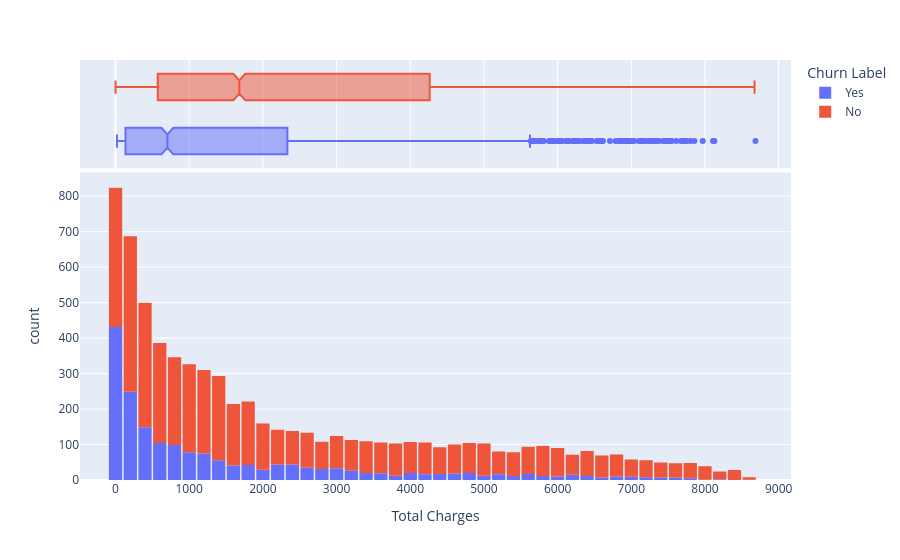

This figure's notebook cell:
### Markdown cell above
Churned customers usually have lower tenure
ie. As tenure increases → churn decreasess

### Code cell
fig = px.histogram(df,marginal="box",x="Total Charges",color="Churn Label")
fig.update_layout(bargap = 0.1)
fig.show()

### Figure 1 — Plotly figure (JSON) as saved in the notebook; plotly's stock layout.template omitted (floating-point values rounded to 4 significant figures; data arrays with more than 128 entries replaced by an {"elided": "..."} marker saying what was removed)
{"data": [{"bingroup": "x", "hovertemplate": "Churn Label=Yes<br>Total Charges=%{x}<br>count=%{y}<extra></extra>", "legendgroup": "Yes", "marker": {"color": "#636efa", "pattern": {"shape": ""}}, "name": "Yes", "orientation": "v", "showlegend": true, "type": "histogram", "x": {"elided": "1869 float values"}, "xaxis": "x", "yaxis": "y"}, {"hovertemplate": "Churn Label=Yes<br>Total Charges=%{x}<extra></extra>", "legendgroup": "Yes", "marker": {"color": "#636efa"}, "name": "Yes", "notched": true, "showlegend": false, "type": "box", "x": {"elided": "1869 float values"}, "xaxis": "x2", "yaxis": "y2"}, {"bingroup": "x", "hovertemplate": "Churn Label=No<br>Total Charges=%{x}<br>count=%{y}<extra></extra>", "legendgroup": "No", "marker": {"color": "#EF553B", "pattern": {"shape": ""}}, "name": "No", "orientation": "v", "showlegend": true, "type": "histogram", "x": {"elided": "5174 float values"}, "xaxis": "x", "yaxis": "y"}, {"hovertemplate": "Churn Label=No<br>Total Charges=%{x}<extra></extra>", "legendgroup": "No", "marker": {"color": "#EF553B"}, "name": "No", "notched": true, "showlegend": false, "type": "box", "x": {"elided": "5174 float values"}, "xaxis": "x2", "yaxis": "y2"}], "layout": {"bargap": 0.1, "barmode": "relative", "legend": {"title": {"text": "Churn Label"}, "tracegroupgap": 0}, "margin": {"t": 60}, "xaxis": {"anchor": "y", "domain": [0, 1], "title": {"text": "Total Charges"}}, "xaxis2": {"anchor": "y2", "domain": [0, 1], "matches": "x", "showgrid": true, "showticklabels": false}, "yaxis": {"anchor": "x", "domain": [0, 0.7326], "title": {"text": "count"}}, "yaxis2": {"anchor": "x2", "domain": [0.7426, 1], "matches": "y2", "showgrid": false, "showline": false, "showticklabels": false, "ticks": ""}}}
